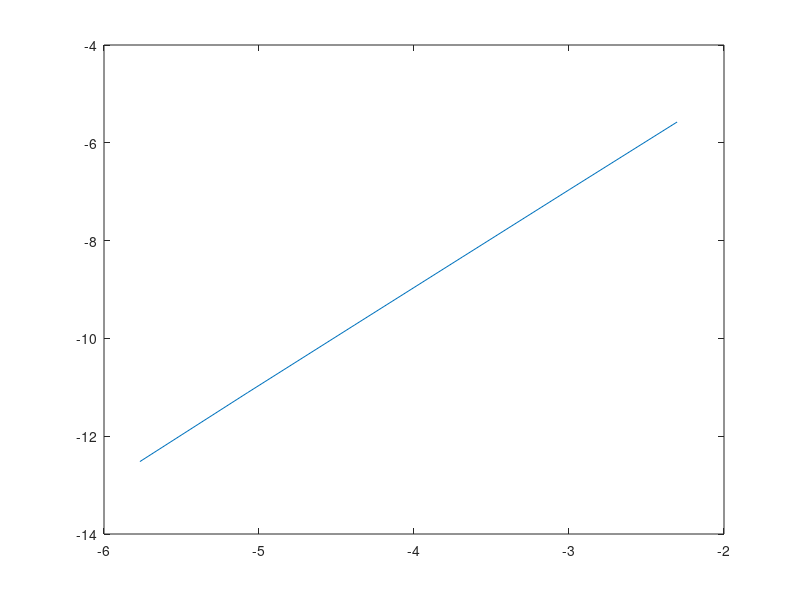

This chart was generated by the following MATLAB code:
errors = zeros(11,1);
hs = zeros(11,1);
for k = 1:6
    n = 10*(2^k);
    A = sparse(zeros(n));

    A(1,1:4 ) = [16 -9 8/3 -1/4];
    A(2,1:4) = [-4 6 -4 1];
    A(n-1,n-3:n) = [16/17 -60/17 72/17 -28/17];
    A(n,n-3:n) = [-12/17 96/17 -156/17 72/17];
    for i = 3:n-2
        A(i,i-2:i+2) = [1 -4 6 -4 1];
    end
    L = 2; %length in meters.
    x= L/n:L/n:L;
    w = .3; %width in meters.
    d = .03; %thickness in meters.
    g = 9.81; %acceleration near earth's surface. Units of meter's/second^2.
    p = 100; %sinusoidal pile term. kg/meter.
    s = -(p*g*sin(pi.*x/L));
    f = -480*w*d*g+s; %no longer a constant force because x now varies from 0 to L. 
   

    E = 1.3*10^10; %Young's Modulus of this wood. In units of Pascals.
    I = (w*d^3)/12; %Area moment of intertia. Meters^4.
   

    h = L/n;
    
    b = ((h^4)/(E*I))*f.*ones(n,1)'; %force vector.
    y = A\b'; %displacement vector.
    
    x1=L;
    f1 = -480*w*d*g;
    a1 = p*g*L;
    a2 = E*I*pi;
    af = a1/a2;
    b1 = (L/pi)^3;
    b2 = sin(pi*x1/L);
    bf = b1*b2;
    cf = (x1^3)/6;
    df = L*(x1^2)/2;
    ef = ((L/pi)^2)*x1;
    
    true_y = (f1/(24*E*I))*(x1^2)*(x1^2 - 4*L*x1 + 6*L^2) - (af*(bf-cf+df-ef)); %results indicate that error is extremely low until ~2^9.
    %check:
    % if(sum(A*y == b) == 0)
    %     disp("nice!");
    % end
    errors(k) = abs((true_y - y(length(y)))/(true_y));
    hs(k) = h;   
end
figure; plot(log(hs),log(errors)); %min for k=5. seems to almost be fixed point (x=-12.92,y=12.49).